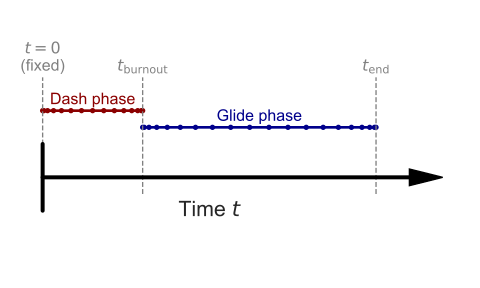

This figure's Python source:
import aerosandbox as asb
import aerosandbox.numpy as np
import matplotlib.pyplot as plt
import aerosandbox.tools.pretty_plots as p

fig, ax = plt.subplots(
    figsize=(5,3)
)

### Time number line
ax.plot([0, 1.1], [0, 0], color='k', linewidth=3, zorder=4)
ax.plot([0, 0], [-0.1, 0.1], color='k', linewidth=3, zorder=4)
ax.arrow(0, 0, 1.1, 0, head_width=0.05, head_length=0.1, fc='k', ec='k', zorder=4)
ax.text(0.5, -0.1, "Time $t$", ha='center', va='center', fontsize=16)

switch = 0.3

phases = {
    "Dash" : [
        np.cosspace(0, switch, 15),
        "darkred"
    ],
    "Glide": [
        np.cosspace(switch, 1, 20),
        "darkblue"
    ]
}
y_vals = {
    k: 0.10 + 0.05 * (len(phases) - i)
    for i, k in enumerate(phases.keys())
}

for phase_name, (phase, color) in phases.items():
    y = y_vals[phase_name]

    ax.plot(phase, y * np.ones_like(phase), ".-", color=color, linewidth=2)
    ax.text(
        np.mean(phase),
        0.01 + y,
        f"{phase_name} phase",
        ha='center',
        va='bottom',
        color=color
    )

y_top = max(y_vals.values()) + 0.1

# Start
ax.plot([0, 0], [-0.05, y_top], "--", color='gray', linewidth=1)
ax.text(0, y_top + 0.01, "$t=0$\n(fixed)", ha='center', va='bottom', color='gray')

# Burnout
ax.plot([switch, switch], [-0.05, y_top], "--", color='gray', linewidth=1)
ax.text(switch, y_top + 0.01, "$t_\\mathrm{burnout}$", ha='center', va='bottom', color='gray')

# End
ax.plot([1, 1], [-0.05, y_top], "--", color='gray', linewidth=1)
ax.text(1, y_top + 0.01, "$t_\\mathrm{end}$", ha='center', va='bottom', color='gray')

ax.axis("off")
p.equal()
p.show_plot(
    savefig="firefly_time_discretization.svg"
)
